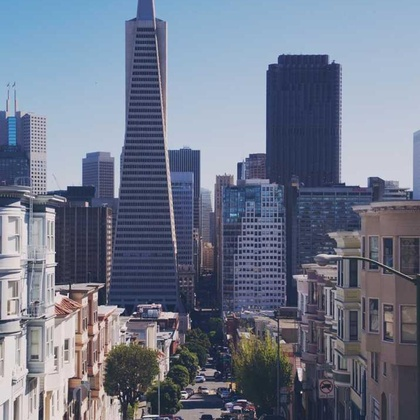
%> input picture resources/740.jpg, 420 x 420 px, shrunk from 1000 x 1000 before the run
$ octave --eval "result = sharpen(imread('resources/740.jpg'));"   (GNU Octave 9; MATLAB toolbox functions it lacks are replaced by stand-ins)
%> lines starting %> are read from the running program, lines starting %| are printed output that depends on the picture
### convolve.m
function out_img = convolve(img, kernel, ksize)
%> called with kernel = [0 -1 0; -1 5 -1; 0 -1 0], ksize = 3
% 需要把图像数据转换为 double 进行运算
img = im2double(img);

% 填充图像边界
pad_size = floor(ksize / 2);
padded_img = padarray(img, [pad_size, pad_size], 'symmetric', 'both');
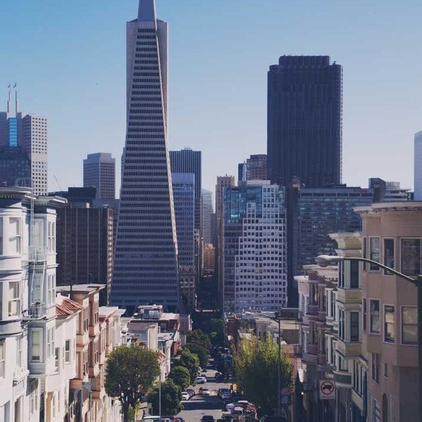
%> padded_img: size 422x422x3 double; mean R, G, B 0.44, 0.47, 0.545

% 卷积
out_img = zeros(size(img));
for i = 1:3 % 对每个 RGB 通道分别处理
    out_img(:, :, i) = conv2(padded_img(:, :, i), kernel, 'valid');
end
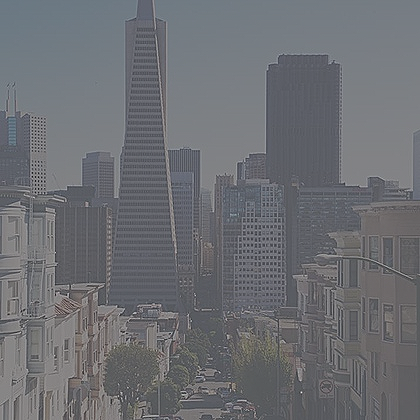
%> out_img: size 420x420x3 double; mean R, G, B 0.44, 0.47, 0.544; mean of the top-left, top-right, bottom-left and bottom-right quarters 0.574, 0.585, 0.454, 0.326; drawn with min black and max white

% 在 [0, 1] 内裁剪通道，确保不超出 sRGB 色域
out_img(out_img < 0) = 0;
out_img(out_img > 1) = 1;
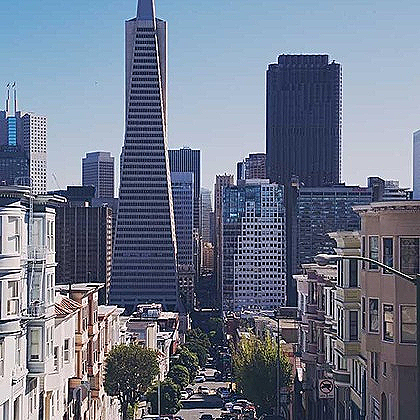
%> out_img: size 420x420x3 double; mean R, G, B 0.441, 0.472, 0.544
end


% conv2 的一种实现，假设 A, B 已经被填充
% （把上面代码中的 'valid' 参数去掉并把函数名换成 my_conv2 来使用这并不高效的代码）
% [19 lines left out: function my_conv2, not called in this run]

### sharpen.m
function sharpened_img = sharpen(image)
m = [0 -1 0; -1 5 -1; 0 -1 0];
sharpened_img = convolve(image, m, 3);
end
